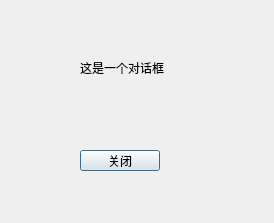
<?xml version="1.0" encoding="UTF-8"?>
<ui version="4.0">
 <class>Dialog</class>
 <widget class="QDialog" name="Dialog">
  <property name="geometry">
   <rect>
    <x>0</x>
    <y>0</y>
    <width>274</width>
    <height>223</height>
   </rect>
  </property>
  <property name="windowTitle">
   <string>Dialog</string>
  </property>
  <widget class="QLabel" name="label">
   <property name="geometry">
    <rect>
     <x>80</x>
     <y>60</y>
     <width>121</width>
     <height>16</height>
    </rect>
   </property>
   <property name="text">
    <string>这是一个对话框</string>
   </property>
  </widget>
  <widget class="QPushButton" name="pushButton">
   <property name="geometry">
    <rect>
     <x>80</x>
     <y>150</y>
     <width>80</width>
     <height>21</height>
    </rect>
   </property>
   <property name="text">
    <string>关闭</string>
   </property>
  </widget>
 </widget>
 <resources/>
 <connections/>
</ui>
